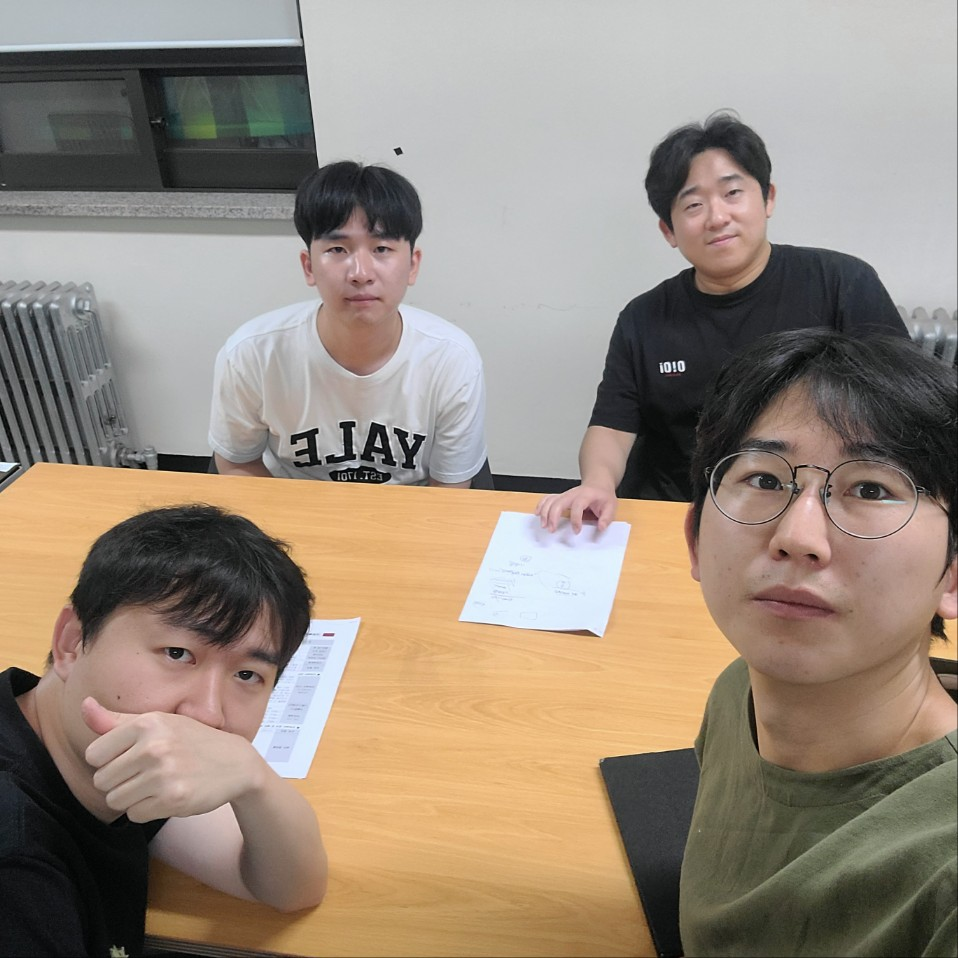
#> input picture 1.jpg, 958 x 958 px, given in place of the camera
$ python cvTest.py
#> lines starting #> are read from the running program, lines starting #| are printed output that depends on the picture; after the words box and inside, x2 and y2 are one past the last pixel; in counts of white or black regions, pixels touching at a corner belong together
import cv2
import numpy as np
from datetime import datetime

# 빨강 HSV
lower_red1 = np.array([0, 100, 100])
upper_red1 = np.array([10, 255, 255])
lower_red2 = np.array([160, 100, 100])
upper_red2 = np.array([180, 255, 255])

# 카메라 상태
cap = cv2.VideoCapture(0)
alert_active = False
blink_state = False
blink_counter = 0
zone_locked = False
locked_zone_poly = None

while True:
    ret, frame = cap.read()
#> frame is the input picture: shape (958, 958, 3); mean B, G, R 124, 137.7, 151.1
    if not ret:
        break

    output_frame = frame.copy()
    hsv = cv2.cvtColor(frame, cv2.COLOR_BGR2HSV)
#> hsv: shape (958, 958, 3); mean H, S, V 56, 49.9, 154.1

    # 감지 영역 설정
    if not zone_locked:
        mask1 = cv2.inRange(hsv, lower_red1, upper_red1)
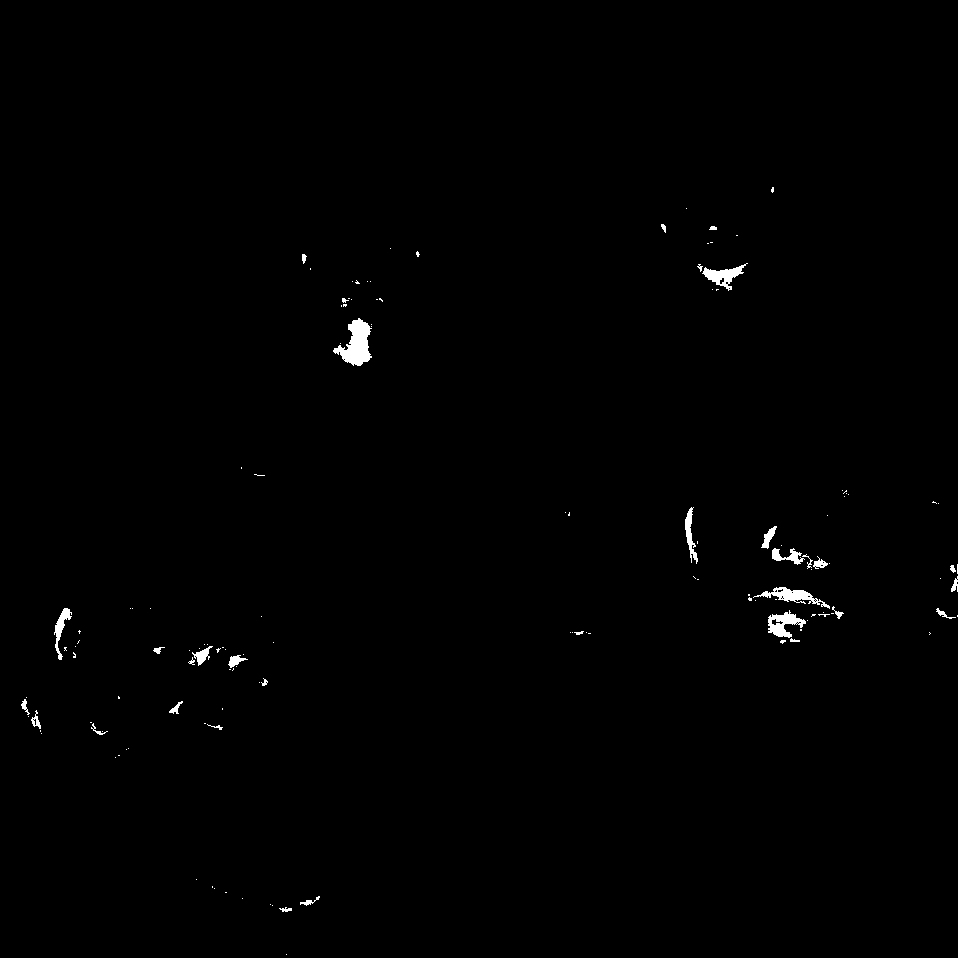
#> mask1: shape (958, 958); 0.55% white; 136 white regions (103 under 20 px), largest, box (x1, y1, x2, y2) and area: (333, 318, 372, 366) 993, (753, 587, 830, 609) 532, (768, 610, 806, 638) 517
        mask2 = cv2.inRange(hsv, lower_red2, upper_red2)
#> mask2: shape (958, 958); 0.03% white in thin lines or dots, all inside (x1, y1, x2, y2) = (308, 230, 831, 636)
        mask = cv2.bitwise_or(mask1, mask2)
#> mask: shape (958, 958); 0.58% white; 144 white regions (107 under 20 px)

        contours, _ = cv2.findContours(mask, cv2.RETR_EXTERNAL, cv2.CHAIN_APPROX_SIMPLE)
#> contours = 144 contours, 118 with area under 20; largest, box (x1, y1, x2, y2) and area: (333, 318, 372, 366) 912, (768, 610, 806, 638) 483, (753, 587, 830, 609) 456, (702, 263, 748, 291) 434, (54, 608, 72, 660) 244
        if contours:
            largest = max(contours, key=cv2.contourArea)
#> largest = contour of 112 points, box (x1, y1, x2, y2) (333, 318, 372, 366), area 912
            zone_poly = cv2.approxPolyDP(largest, 0.02 * cv2.arcLength(largest, True), True)
#> zone_poly = contour of 10 points, box (x1, y1, x2, y2) (333, 318, 372, 366), area 905
        else:
            zone_poly = None
    else:
        zone_poly = locked_zone_poly

    if zone_poly is not None:
        # 프레임 전처리
        gray = cv2.cvtColor(frame, cv2.COLOR_BGR2GRAY)
        gray = cv2.GaussianBlur(gray, (21, 21), 0)
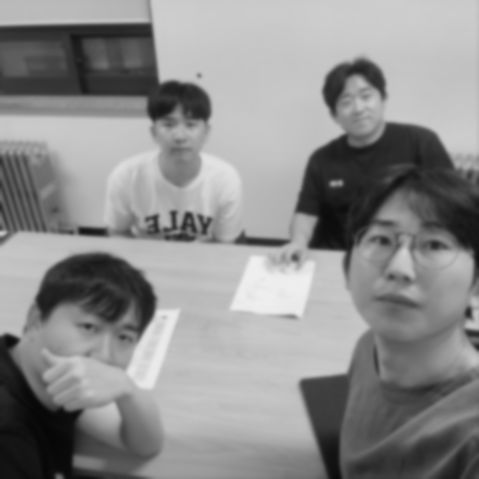
#> gray: shape (958, 958) (shown at 1/2 size); min 6, max 239, mean 140.2

        if 'prev_gray' in locals():
            frame_delta = cv2.absdiff(prev_gray, gray)
            thresh = cv2.threshold(frame_delta, 25, 255, cv2.THRESH_BINARY)[1]
            thresh = cv2.dilate(thresh, None, iterations=2)
            motion_cnts, _ = cv2.findContours(thresh.copy(), cv2.RETR_EXTERNAL, cv2.CHAIN_APPROX_SIMPLE)

            alert_active = False
            for c in motion_cnts:
                if cv2.contourArea(c) < 500:
                    continue
                (x, y, w, h) = cv2.boundingRect(c)
                center = (x + w // 2, y + h // 2)
                inside = cv2.pointPolygonTest(zone_poly, center, False)
                if inside >= 0 and zone_locked:  # 고정된 상태에서만 경고 허용
                    alert_active = True
                    break

        prev_gray = gray

        # 경고 시 깜빡이면서 표시 (고정 상태일 때만)
        if zone_locked and alert_active:
            blink_counter += 1
            if blink_counter % 10 == 0:
                blink_state = not blink_state

            if blink_state:
                cv2.drawContours(output_frame, [zone_poly], -1, (0, 0, 255), 3)
                cv2.putText(output_frame, "WARNING!", (30, 50),
                            cv2.FONT_HERSHEY_SIMPLEX, 1.5, (0, 0, 255), 3)
            else:
                cv2.drawContours(output_frame, [zone_poly], -1, (0, 255, 0), 2)
        else:
            cv2.drawContours(output_frame, [zone_poly], -1, (0, 255, 0), 2)
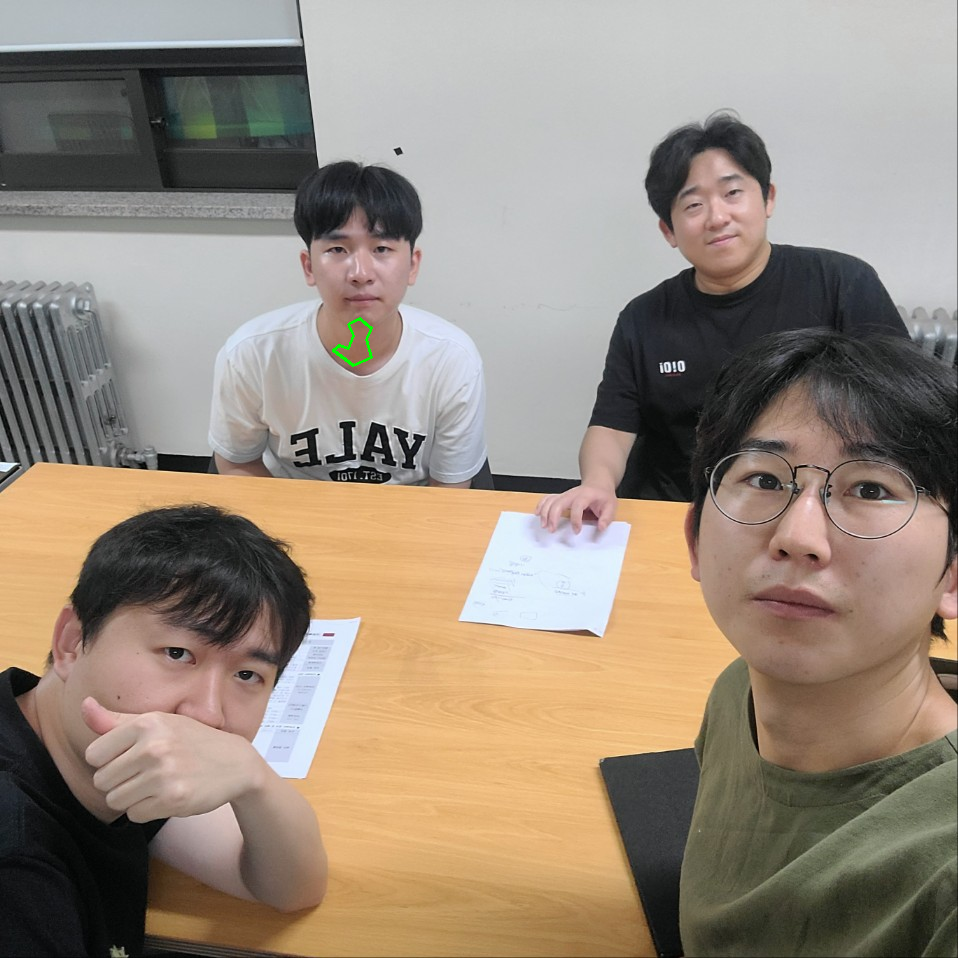
#> output_frame: shape (958, 958, 3); 0.05% of pixels changed, all inside (x1, y1, x2, y2) = (332, 317, 373, 367)

    else:
        cv2.putText(output_frame, "영역이 감지되지 않았습니다", (30, 50),
                    cv2.FONT_HERSHEY_SIMPLEX, 0.8, (0, 0, 255), 2)

    cv2.imshow("Security Alert", output_frame)
    key = cv2.waitKey(1) & 0xFF
#> (key q is pressed here)

    if key == ord("q"):
        break
    elif key == ord("h"):
        if zone_poly is not None:
            locked_zone_poly = zone_poly
            zone_locked = True
            print("[INFO] 감지 영역이 고정되었습니다.")
    elif key == ord("r"):
        zone_locked = False
        locked_zone_poly = None
        print("[INFO] 감지 영역이 재설정되었습니다.")

cap.release()
cv2.destroyAllWindows()

$ run again, on 2.jpg
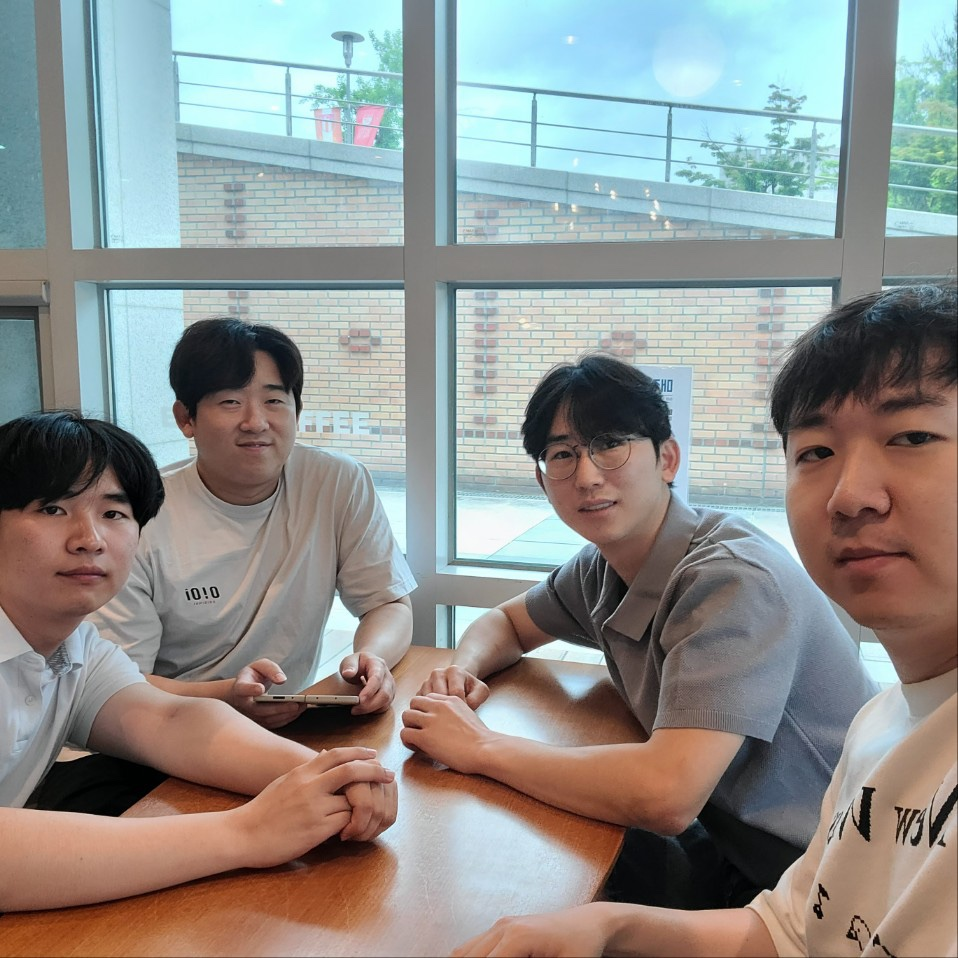
#> input picture 2.jpg, 958 x 958 px, given in place of the camera
#> frame is the input picture: shape (958, 958, 3); mean B, G, R 141.7, 144.6, 143.5
#> hsv: shape (958, 958, 3); mean H, S, V 57.4, 62.5, 162
#> `mask1 = cv2.inRange(hsv, lower_red1, upper_red1)`:
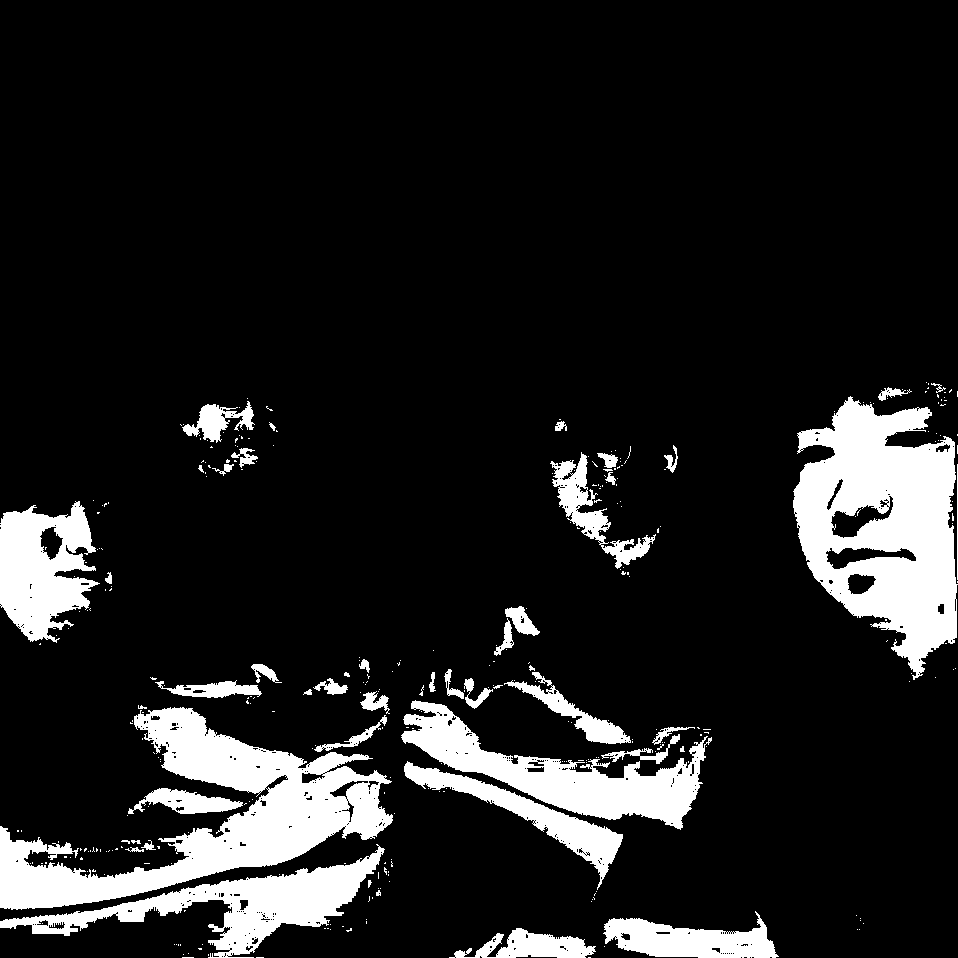
#> mask1: shape (958, 958); 12.5% white; 338 white regions (289 under 20 px), largest, box (x1, y1, x2, y2) and area: (793, 396, 958, 680) 27911, (0, 707, 393, 910) 27198, (401, 700, 712, 830) 12753
#> mask2: shape (958, 958); 0.01% white; 10 white regions (9 under 20 px), largest, box (x1, y1, x2, y2) and area: (76, 575, 96, 580) 56
#> mask: shape (958, 958); 12.6% white; 338 white regions (289 under 20 px)
#> contours = 334 contours, 297 with area under 20; largest, box (x1, y1, x2, y2) and area: (793, 396, 958, 680) 30022, (0, 707, 393, 910) 27070, (401, 700, 712, 830) 12464, (0, 844, 385, 958) 11143, (0, 501, 100, 643) 9270
#> largest = contour of 640 points, box (x1, y1, x2, y2) (793, 396, 958, 680), area 30022
#> zone_poly = contour of 9 points, box (x1, y1, x2, y2) (797, 396, 957, 680), area 29972
#> `cv2.drawContours(output_frame, [zone_poly], -1, (0, 255, 0), 2)`:
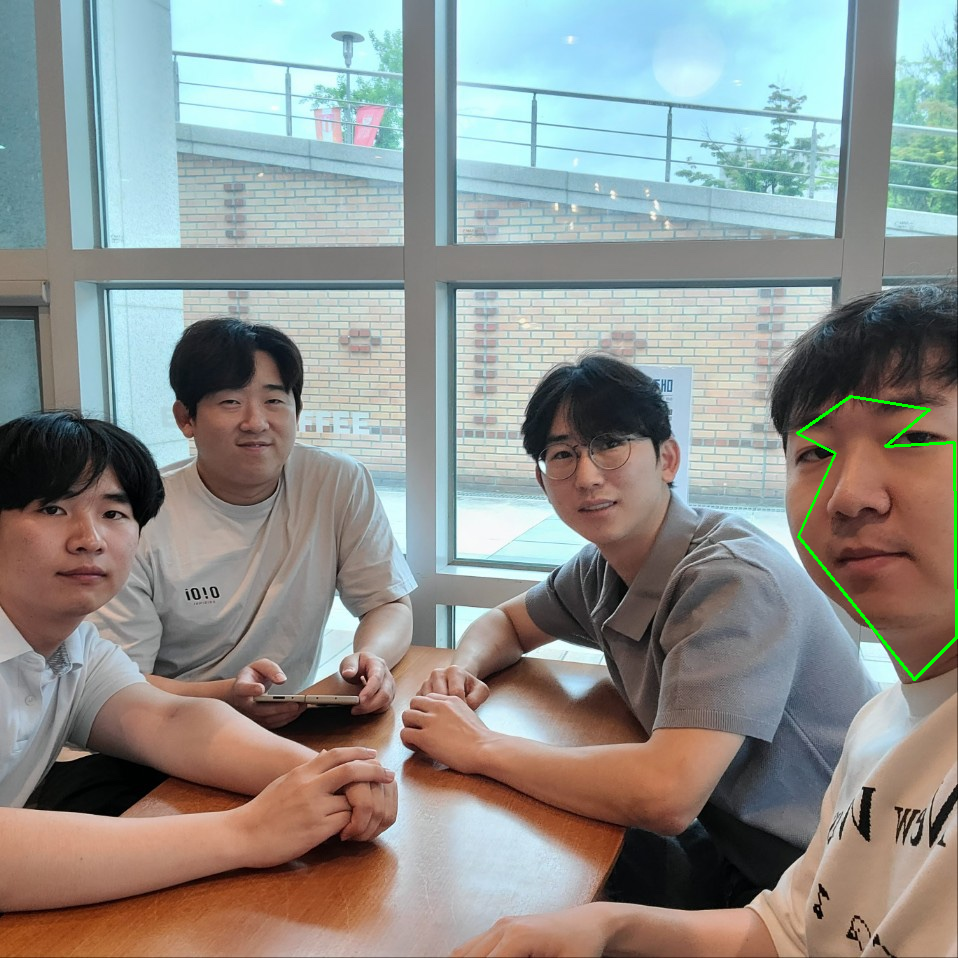
#> output_frame: shape (958, 958, 3); 0.28% of pixels changed, all inside (x1, y1, x2, y2) = (796, 395, 958, 681)
